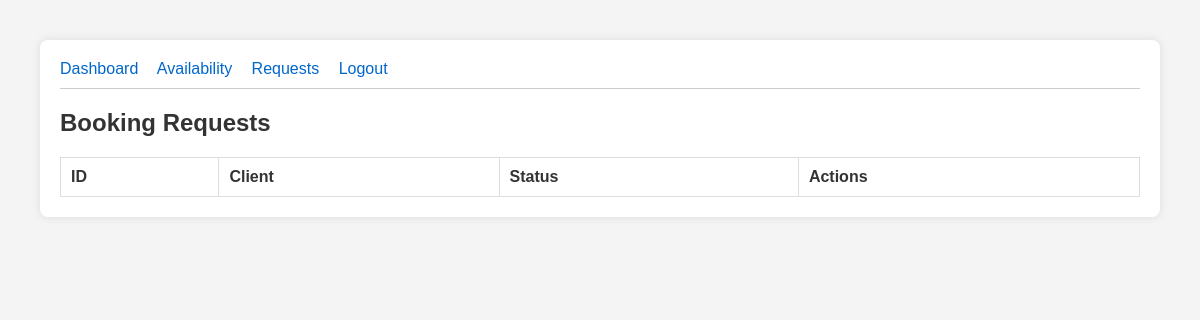
Before: /consultant/requests (signed in) with the older database file.
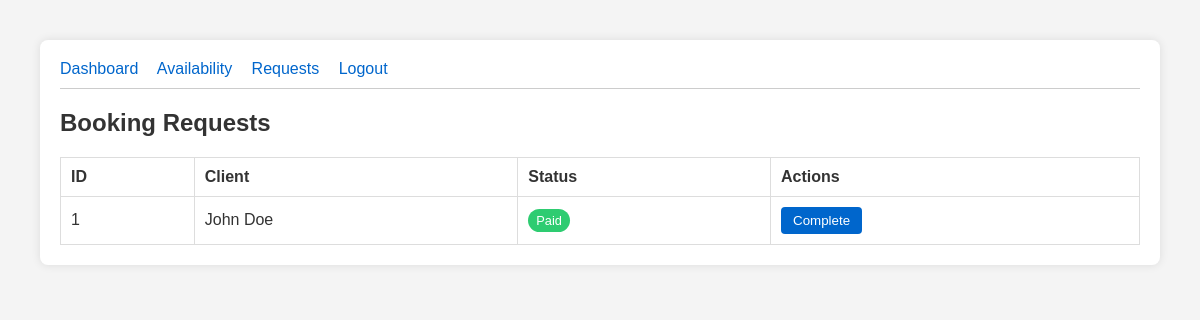
After: the same page with the newer database file.
### models.py (models this page shows)
class Booking(db.Model):
    id = db.Column(db.Integer, primary_key=True)
    client_id = db.Column(db.Integer, db.ForeignKey('user.id'), nullable=False)
    consultant_id = db.Column(db.Integer, db.ForeignKey('user.id'), nullable=False)
    service_id = db.Column(db.Integer, db.ForeignKey('service.id'), nullable=False)
    availability_id = db.Column(db.Integer, db.ForeignKey('availability.id'), nullable=False)
    status = db.Column(db.String(50), nullable=False, default='Requested')
    created_at = db.Column(db.DateTime, default=datetime.utcnow)
    notes = db.Column(db.Text)
    client = db.relationship('User', foreign_keys=[client_id])
    consultant = db.relationship('User', foreign_keys=[consultant_id])
    service = db.relationship('Service')
    availability = db.relationship('Availability')

class User(db.Model):
    __tablename__ = 'user'
    id = db.Column(db.Integer, primary_key=True)
    name = db.Column(db.String(100), nullable=False)
    email = db.Column(db.String(120), unique=True, nullable=False)
    password_hash = db.Column(db.String(256), nullable=False)
    role = db.Column(db.String(20), nullable=False)
    created_at = db.Column(db.DateTime, default=datetime.utcnow)
    type = db.Column(db.String(20))
    __mapper_args__ = {
        'polymorphic_identity': 'user',
        'polymorphic_on': type
    }

class Consultant(User):
    __mapper_args__ = {'polymorphic_identity': 'consultant'}
    specialty = db.Column(db.String(100))
    bio = db.Column(db.Text)
    hourly_rate = db.Column(db.Float)
    approval_status = db.Column(db.String(20), default='pending')

### routes/consultant.py (the view)
    def wrap(*args, **kwargs):
        if 'user_id' not in session or session.get('role') != 'consultant':
            return redirect(url_for('auth.login'))
        return f(*args, **kwargs)

### routes/consultant.py (called while the page is built)
def consultant_required(f):
    def wrap(*args, **kwargs):
        if 'user_id' not in session or session.get('role') != 'consultant':
            return redirect(url_for('auth.login'))
        return f(*args, **kwargs)
    wrap.__name__ = f.__name__
    return wrap

@consultant_bp.route('/requests')
@consultant_required
def requests_view():
    bookings = Booking.query.filter_by(consultant_id=session['user_id']).all()
    return render_template('consultant/requests.html', bookings=bookings)

### templates/consultant/requests.html
{% extends 'base.html' %}
{% block content %}
<h2>Booking Requests</h2>
<table>
    <tr><th>ID</th><th>Client</th><th>Status</th><th>Actions</th></tr>
    {% for b in bookings %}
    <tr>
        <td>{{ b.id }}</td>
        <td>{{ b.client.name }}</td>
        <td><span class="badge {{ b.status }}">{{ b.status }}</span></td>
        <td>
            {% if b.status == 'Requested' %}
            <form method="POST" action="/consultant/accept/{{ b.id }}" style="display:inline;"><button>Accept</button></form>
            <form method="POST" action="/consultant/reject/{{ b.id }}" style="display:inline;"><button>Reject</button></form>
            {% elif b.status == 'Paid' %}
            <form method="POST" action="/consultant/complete/{{ b.id }}" style="display:inline;"><button>Complete</button></form>
            {% endif %}
        </td>
    </tr>
    {% endfor %}
</table>
{% endblock %}

Changed rows visible on the page:
added Booking: id "1", client.name "John Doe", status "Paid"
